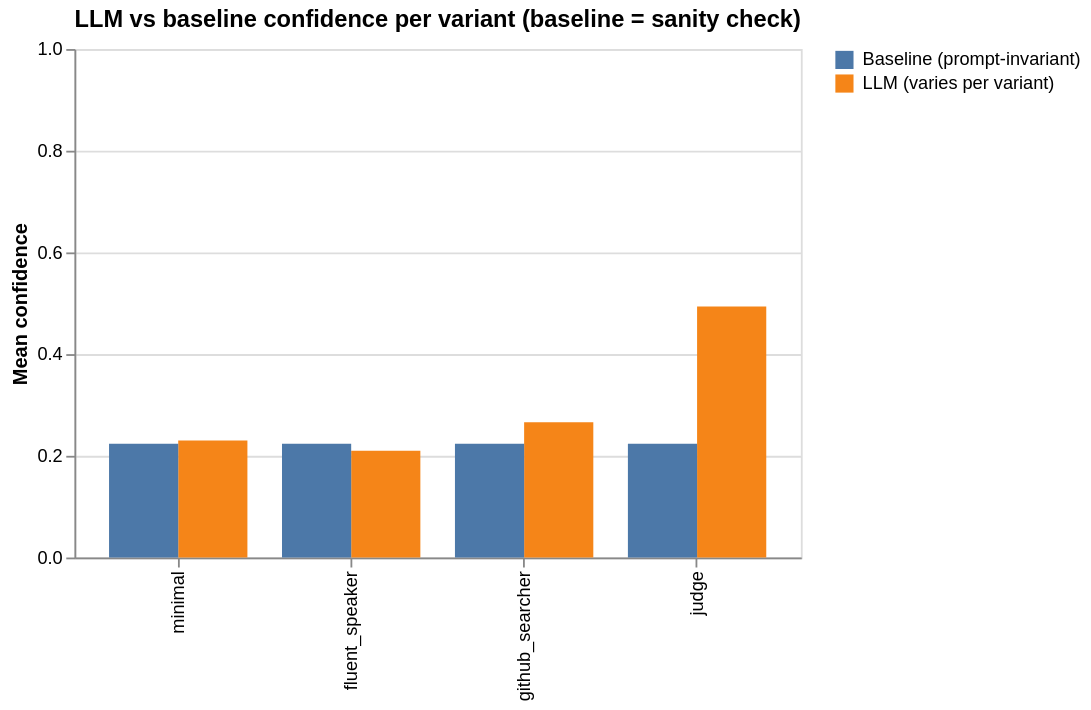

The cell this chart's notebook holds for it:
### Code cell
comp_mean = (
    scored_df[scored_df['llm_total_services'] > 0]
    .groupby('prompt_variant')[['llm_confidence', 'baseline_confidence']]
    .mean().reindex(VARIANTS).reset_index()
    .melt(id_vars='prompt_variant', var_name='source', value_name='mean_confidence')
)
comp_mean['source'] = comp_mean['source'].map({
    'llm_confidence':      'LLM (varies per variant)',
    'baseline_confidence': 'Baseline (prompt-invariant)',
})

alt.Chart(comp_mean).mark_bar().encode(
    x=alt.X('prompt_variant:N', sort=VARIANTS, title=None),
    y=alt.Y('mean_confidence:Q', title='Mean confidence',
            scale=alt.Scale(domain=[0, 1])),
    xOffset='source:N',
    color=alt.Color('source:N', title=None),
    tooltip=['prompt_variant:N', 'source:N',
             alt.Tooltip('mean_confidence:Q', format='.3f')],
).properties(width=400, height=280,
             title='LLM vs baseline confidence per variant (baseline = sanity check)')

### Figure 1 — Vega specification as saved in the notebook (floating-point values rounded to 4 significant figures)
{"$schema": "https://vega.github.io/schema/vega/v6.json", "data": [{"name": "source_0"}, {"name": "data_0", "values": [{"mean_confidence": 0.2299, "mean_confidence_end": 0.2299, "mean_confidence_start": 0.0, "prompt_variant": "minimal", "source": "LLM (varies per variant)"}, {"mean_confidence": 0.21, "mean_confidence_end": 0.21, "mean_confidence_start": 0.0, "prompt_variant": "fluent_speaker", "source": "LLM (varies per variant)"}, {"mean_confidence": 0.266, "mean_confidence_end": 0.266, "mean_confidence_start": 0.0, "prompt_variant": "github_searcher", "source": "LLM (varies per variant)"}, {"mean_confidence": 0.4936, "mean_confidence_end": 0.4936, "mean_confidence_start": 0.0, "prompt_variant": "judge", "source": "LLM (varies per variant)"}, {"mean_confidence": 0.2235, "mean_confidence_end": 0.2235, "mean_confidence_start": 0.0, "prompt_variant": "minimal", "source": "Baseline (prompt-invariant)"}, {"mean_confidence": 0.2235, "mean_confidence_end": 0.2235, "mean_confidence_start": 0.0, "prompt_variant": "fluent_speaker", "source": "Baseline (prompt-invariant)"}, {"mean_confidence": 0.2235, "mean_confidence_end": 0.2235, "mean_confidence_start": 0.0, "prompt_variant": "github_searcher", "source": "Baseline (prompt-invariant)"}, {"mean_confidence": 0.2235, "mean_confidence_end": 0.2235, "mean_confidence_start": 0.0, "prompt_variant": "judge", "source": "Baseline (prompt-invariant)"}]}, {"name": "source_0_x_domain_prompt_variant", "values": [{"prompt_variant": "minimal", "sort_field": 0.0}, {"prompt_variant": "fluent_speaker", "sort_field": 1.0}, {"prompt_variant": "github_searcher", "sort_field": 2.0}, {"prompt_variant": "judge", "sort_field": 3.0}]}, {"name": "data_0_xOffset_domain_source", "values": [{"source": "LLM (varies per variant)"}, {"source": "Baseline (prompt-invariant)"}]}, {"name": "data_0_color_domain_source", "values": [{"source": "LLM (varies per variant)"}, {"source": "Baseline (prompt-invariant)"}]}], "marks": [{"type": "rect", "name": "marks", "from": {"data": "data_0"}, "encode": {"update": {"y": {"field": "mean_confidence_end", "scale": "y"}, "width": {"signal": "max(0.25, bandwidth('xOffset'))"}, "x": {"field": "prompt_variant", "scale": "x", "offset": {"field": "source", "scale": "xOffset"}}, "tooltip": {"signal": "{\"prompt_variant\": isValid(datum[\"prompt_variant\"]) ? datum[\"prompt_variant\"] : \"\"+datum[\"prompt_variant\"], \"source\": isValid(datum[\"source\"]) ? datum[\"source\"] : \"\"+datum[\"source\"], \"mean_confidence\": format(datum[\"mean_confidence\"], \".3f\")}"}, "fill": {"field": "source", "scale": "color"}, "y2": {"field": "mean_confidence_start", "scale": "y"}}}, "style": ["bar"]}], "scales": [{"name": "x", "type": "band", "domain": {"data": "source_0_x_domain_prompt_variant", "field": "prompt_variant", "sort": {"op": "max", "field": "sort_field"}}, "range": [0, {"signal": "width"}], "paddingInner": 0.2, "paddingOuter": 0.2}, {"name": "y", "type": "linear", "domain": [0, 1], "range": [{"signal": "height"}, 0], "zero": true}, {"name": "xOffset", "type": "band", "domain": {"data": "data_0_xOffset_domain_source", "field": "source", "sort": true}, "range": [0, {"signal": "bandwidth('x')"}]}, {"name": "color", "type": "ordinal", "domain": {"data": "data_0_color_domain_source", "field": "source", "sort": true}, "range": "category"}], "axes": [{"scale": "y", "labels": false, "aria": false, "minExtent": 0, "tickCount": {"signal": "ceil(height/40)"}, "gridScale": "x", "ticks": false, "orient": "left", "domain": false, "maxExtent": 0, "zindex": 0, "grid": true}, {"scale": "x", "labelAngle": 270, "zindex": 0, "labelAlign": "right", "orient": "bottom", "grid": false, "labelBaseline": "middle"}, {"scale": "y", "orient": "left", "tickCount": {"signal": "ceil(height/40)"}, "grid": false, "zindex": 0, "title": "Mean confidence", "labelOverlap": true}], "title": {"text": "LLM vs baseline confidence per variant (baseline = sanity check)", "frame": "group"}, "background": "white", "padding": 5, "height": 280, "style": "cell", "legends": [{"fill": "color", "symbolType": "square"}], "width": 400}
